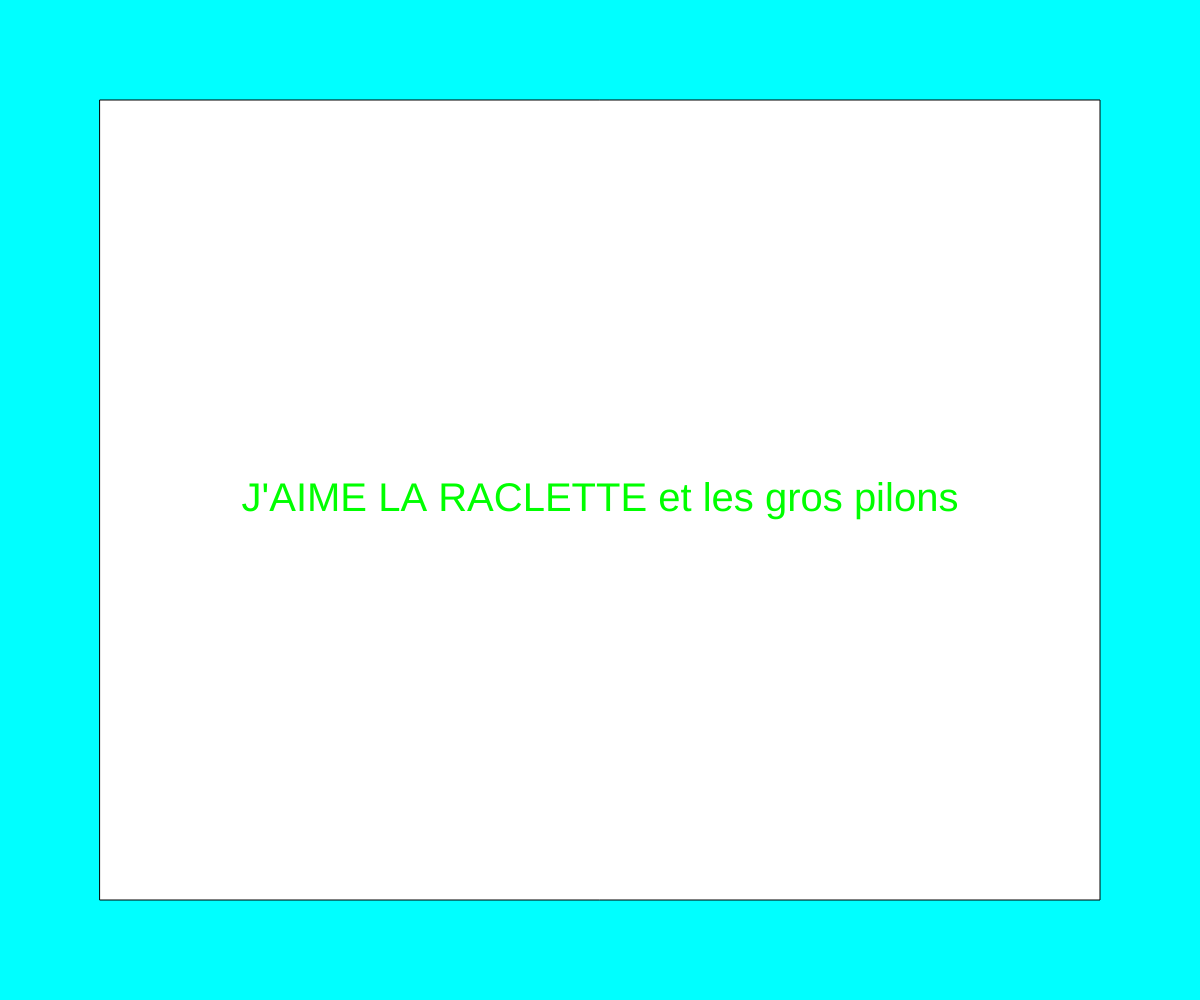
Frame 1 (no input)
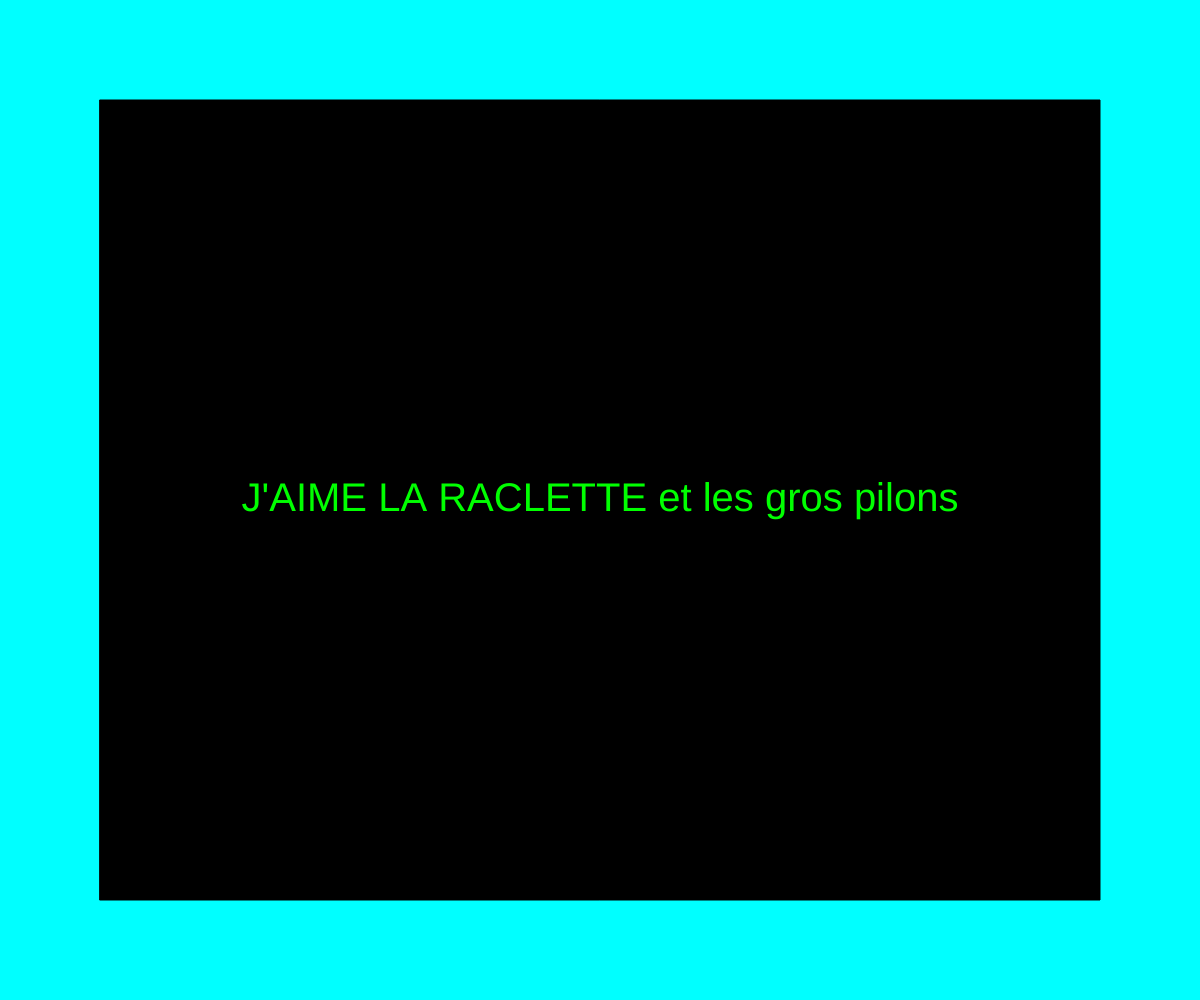
Frame 60 (no input)
Frame 120 (the mouse pressed at the canvas centre since frame 60): identical to frame 60, image omitted

The p5.js sketch that drew these frames (run headless with seeded random() and noise() and a simulated clock; from frame 60 on, the mouse is pressed at the canvas centre):

// p5.js sketch
// ── sketch.js
function setup() {
  //faire le canvas la taille de la page
  createCanvas(windowWidth, windowHeight);
  background(0);
  
}

function draw() {
  
  background(0,255,255);
  //width et height = permet d'avoir le calque qui se place a la même distance de gauche et droit
  rect(100, 100, width-2*100,height-2*100)
 
  textAlign(CENTER,CENTER);
  fill(0,255,0)            //centrer le mot
  textSize (40);
  text("J'AIME LA RACLETTE et les gros pilons",width/2,height/2);
  
  fill(0);
}

function windowResize(){
  //calque par dessus le fond
  
  resizeCanvas(windowWidth, windowHeight);
}
